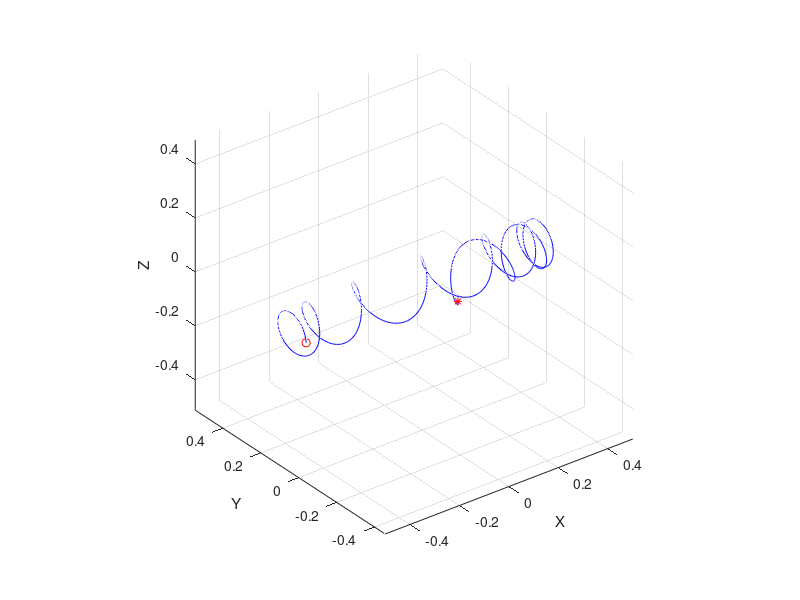

This chart was generated by the following MATLAB code:
clear all

%q=1.6e-19;%(C)
%m=9.11e-31;%(kg)
q=1;
m=1;

E=[0,0,0];%(V/m)
%B=[0,0,3e-1];%(T)

dt=5e-2;%(s)
n=1000;


v=[0,0,0.1]; %(m/s)
x=[-0.5,-0.04,0]; %(m)

x1=zeros(n,3);


for i=1:n

v_m=v+(q*E/m)*dt/2;

s=2*dt/(1+dt^2);

v_p0 =v_m+cross(v_m,(q*[1+x(1,1)^2-x(1,2)^2-x(1,3)^2,-x(1,1).*x(1,2),-x(1,1).*x(1,3)]/m)*dt/2);
v_p=v_m+cross(v_p0,(q*[1+x(1,1)^2-x(1,2)^2-x(1,3)^2,-x(1,1).*x(1,2),-x(1,1).*x(1,3)]/m)*s/2);

v=v_p+(q*E/m)*dt/2;

x=x+v*dt;

x1(i,:)=x;

end


plot3(x1(:,1),x1(:,2),x1(:,3),'b-');
hold on;
plot3(x1(1,1),x1(1,2),x1(1,3),'ro');
hold on;
plot3(x1(n,1),x1(n,2),x1(n,3),'r*');
hold on;

xlabel('X');
ylabel('Y');
zlabel('Z');

axis equal;
grid on;

